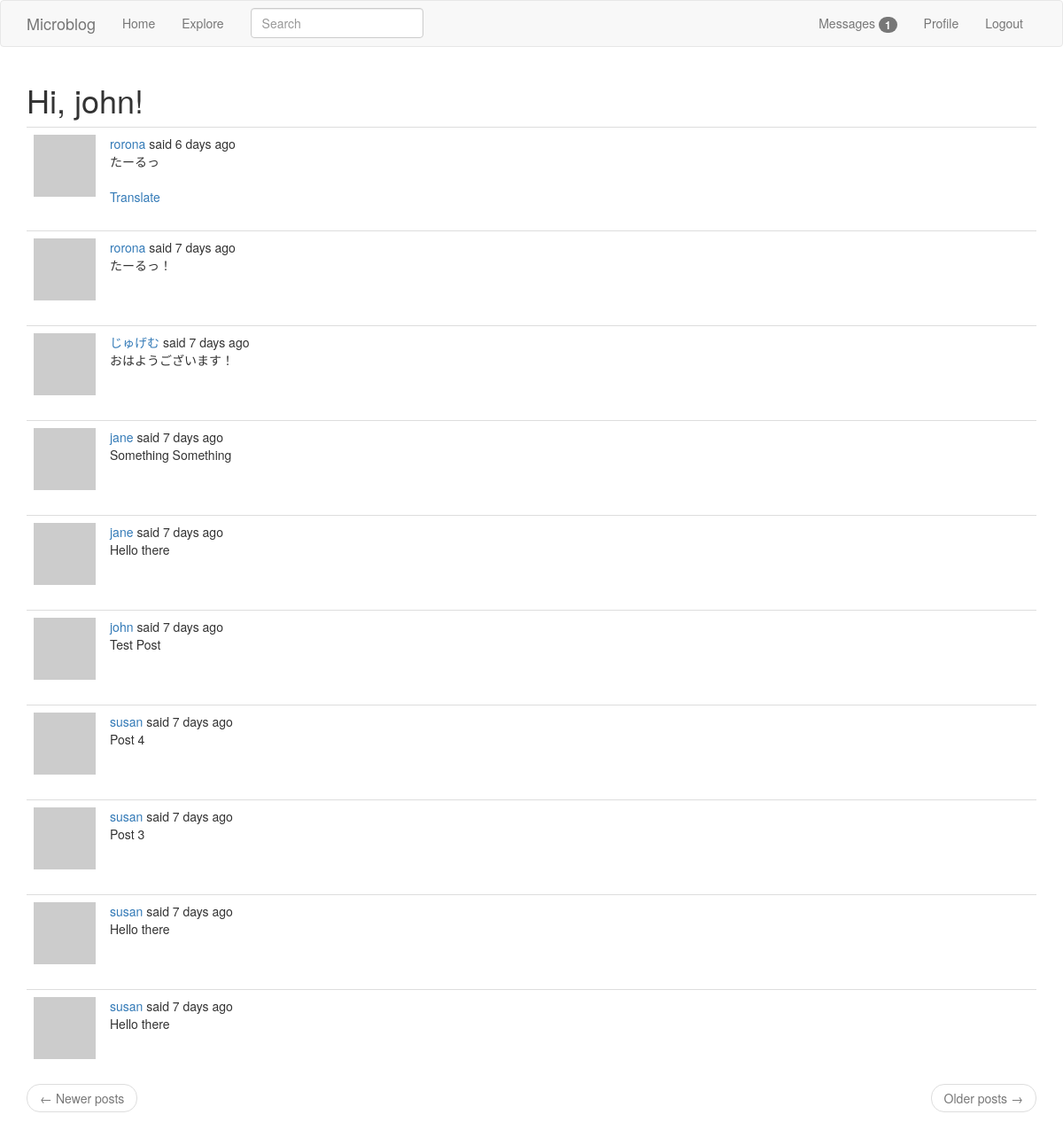
The page /explore (signed in) on the database its author committed.
### app/models.py (models this page shows, shortened)
class User(UserMixin, db.Model):
    id = db.Column(db.Integer, primary_key=True)
    username = db.Column(db.String(64), index=True, unique=True)
    email = db.Column(db.String(120), index=True, unique=True)
    password_hash = db.Column(db.String(128))
    posts = db.relationship('Post', backref='author', lazy='dynamic')
    about_me = db.Column(db.String(140))
    last_seen = db.Column(db.DateTime, default=datetime.utcnow)
    followed = db.relationship(
        'User', secondary=followers,
        primaryjoin=(followers.c.follower_id == id),
        secondaryjoin=(followers.c.followed_id == id),
        backref=db.backref('followers', lazy='dynamic'), lazy='dynamic')
    messages_sent = db.relationship('Message',
                                    foreign_keys='Message.sender_id',
                                    backref='author', lazy='dynamic')
    messages_received = db.relationship('Message',
                                        foreign_keys='Message.recipient_id',
                                        backref='recipient', lazy='dynamic')
    last_message_read_time = db.Column(db.DateTime)
    notifications = db.relationship('Notification', backref='user',
                                    lazy='dynamic')
    tasks = db.relationship('Task', backref='user', lazy='dynamic')
    def avatar(self, size):
        digest = md5(self.email.lower().encode('utf-8')).hexdigest()
        return 'https://www.gravatar.com/avatar/{}?d=identicon&s={}'.format(
            digest, size)
    def new_messages(self):
        last_read_time = self.last_message_read_time or datetime(1900, 1, 1)
        return Message.query.filter_by(recipient=self).filter(
            Message.timestamp > last_read_time).count()
    def get_tasks_in_progress(self):
        return Task.query.filter_by(user=self, complete=False).all()

class SearchableMixin(object):
    @classmethod
    def before_commit(cls, session):
        session._changes = {
            'add': list(session.new),
            'update': list(session.dirty),
            'delete': list(session.deleted)
        }
    @classmethod
    def after_commit(cls, session):
        for obj in session._changes['add']:
            if isinstance(obj, SearchableMixin):
                add_to_index(obj.__tablename__, obj)
        for obj in session._changes['update']:
            if isinstance(obj, SearchableMixin):
                add_to_index(obj.__tablename__, obj)
        for obj in session._changes['delete']:
            if isinstance(obj, SearchableMixin):
                remove(obj.__tablename__, obj)

class Post(SearchableMixin, db.Model):
    __searchable__ = ['body']
    id = db.Column(db.Integer, primary_key=True)
    body = db.Column(db.String(140))
    timestamp = db.Column(db.DateTime, index=True, default=datetime.utcnow)
    user_id = db.Column(db.Integer, db.ForeignKey('user.id'))
    language = db.Column(db.String(5))

### app/main/routes.py (the view)
@bp.route('/explore')
@login_required
def explore():
    page = request.args.get('page', 1, type=int)
    posts = Post.query.order_by(Post.timestamp.desc()).paginate(
        page, current_app.config['POSTS_PER_PAGE'], False)
    next_url = url_for('main.explore', page=posts.next_num) \
        if posts.has_next else None
    prev_url = url_for('main.explore', page=posts.prev_num) \
        if posts.has_prev else None
    return render_template('index.html', title=_('Explore'),
                           posts=posts.items, next_url=next_url,
                           prev_url=prev_url)

### app/main/forms.py
class SearchForm(FlaskForm):
    q = StringField(_l('Search'), validators=[DataRequired()])
    def __init__(self, *args, **kwargs):
        if 'formdata' not in kwargs:
            kwargs['formdata'] = request.args
        if 'meta' not in kwargs:
            kwargs['meta'] = {'csrf': False}
        super().__init__(*args, **kwargs)

### app/main/routes.py (called while the page is built)
@bp.before_app_request
def before_request():
    if current_user.is_authenticated:
        current_user.last_seen = datetime.utcnow()
        db.session.commit()
        g.search_form = SearchForm()
    g.locale = str(get_locale())

### app/models.py (called while the page is built)
@login.user_loader
def load_user(id):
    return User.query.get(int(id))

### app/templates/index.html (shortened to what this page needs)
{% extends "base.html" %}
{% import 'bootstrap/wtf.html' as wtf %}
{% block app_content %}
    <h1>{{ _('Hi, %(username)s!', username=current_user.username) }}</h1>
    {% for post in posts %}
        {% include '_post.html' %}
    {% endfor %}
    {% include "_page_nav.html" %}
{% endblock app_content %}

### app/templates/_post.html (shortened to what this page needs)
<table class="table table-hover">
    <tr>
        <td width="70px">
            <a href="{{ url_for('main.user', username=post.author.username) }}">
                <img src="{{ post.author.avatar(70) }}"
                     alt="{{ post.author.username }}'s avatar"
                     height="70"
                     width="70"/>
            </a>
        </td>
        <td>
        {{ _('%(username)s said %(when)s',
        username=user_link, when=moment(post.timestamp).fromNow()) }}
        <br />
        <span id="post{{ post.id }}">{{ post.body }}</span>
        {% if post.language and post.language != g.locale %}
            <br />
            <br />
            <span id="translation{{ post.id }}">
                <a href="javascript:translate( '#post{{ post.id }}', '#translation{{ post.id }}', '{{ post.language }}', '{{ g.locale }}');">{{ _('Translate') }}</a>
            </span>
        {% endif %}
    </td>
</tr>
</table>

### rows shown on the page
Post: body "たーるっ"
Post: body "たーるっ！"
Post: body "おはようございます！"
Post: body "Something Something"
Post: body "Hello there"
Post: body "Test Post"
Post: body "Post 4"
Post: body "Post 3"
Post: body "Hello there"
Post: body "Hello there"

### other values the page prints
{{ new_messages }} "1"
